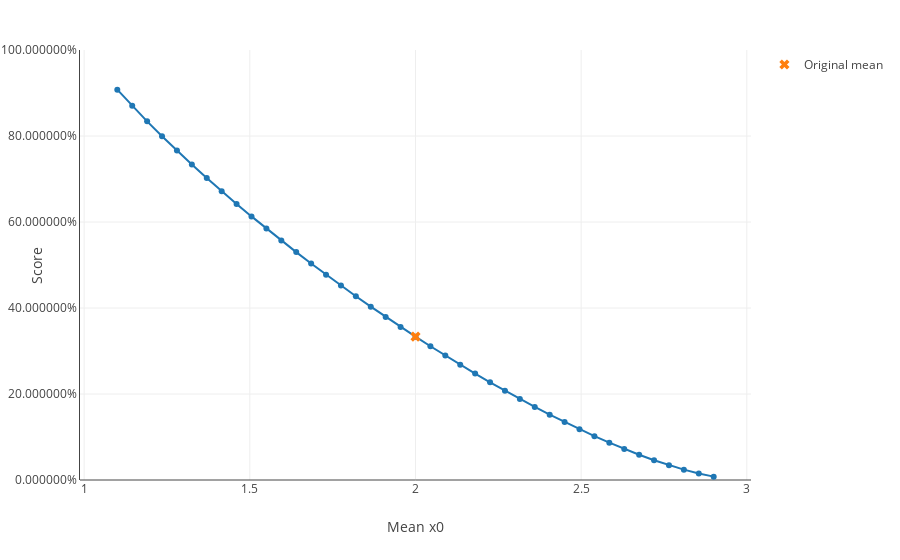

Write notebook code for a chart like this one.
### Code cell
explainer.plot_metric(X["x0"], [0, 0, 1], [0, 1, 0], metrics.accuracy_score, inline=True)

### Figure 1 — Plotly figure (JSON) as saved in the notebook; plotly's stock layout.template omitted (floating-point values rounded to 4 significant figures)
{"data": [{"hoverinfo": "x+y", "mode": "lines+markers", "showlegend": false, "type": "scatter", "uid": "cf657365-66f9-42c9-b81e-9a83dfd1d525", "x": [1.1, 1.145, 1.19, 1.235, 1.28, 1.325, 1.37, 1.415, 1.46, 1.505, 1.55, 1.595, 1.64, 1.685, 1.73, 1.775, 1.82, 1.865, 1.91, 1.955, 2, 2.045, 2.09, 2.135, 2.18, 2.225, 2.27, 2.315, 2.36, 2.405, 2.45, 2.495, 2.54, 2.585, 2.63, 2.675, 2.72, 2.765, 2.81, 2.855, 2.9], "y": [0.9078, 0.8701, 0.8341, 0.7995, 0.7661, 0.7337, 0.7023, 0.6718, 0.642, 0.613, 0.5847, 0.557, 0.5299, 0.5035, 0.4776, 0.4522, 0.4274, 0.4031, 0.3793, 0.3561, 0.3333, 0.3111, 0.2893, 0.2681, 0.2474, 0.2272, 0.2076, 0.1885, 0.1699, 0.152, 0.1347, 0.118, 0.102, 0.08678, 0.07232, 0.05872, 0.04607, 0.03448, 0.0241, 0.01513, 0.007834]}, {"hoverinfo": "skip", "marker": {"size": 9, "symbol": "x"}, "mode": "markers", "name": "Original mean", "type": "scatter", "uid": "ccb8cdb9-feaa-4a1f-aa39-198d510b0bf5", "x": [2], "y": [0.3333]}], "layout": {"margin": {"r": 50, "t": 50}, "xaxis": {"title": {"text": "Mean x0"}, "zeroline": false}, "yaxis": {"range": [0, 1], "showline": true, "tickformat": "%", "title": {"text": "Score"}}}}
